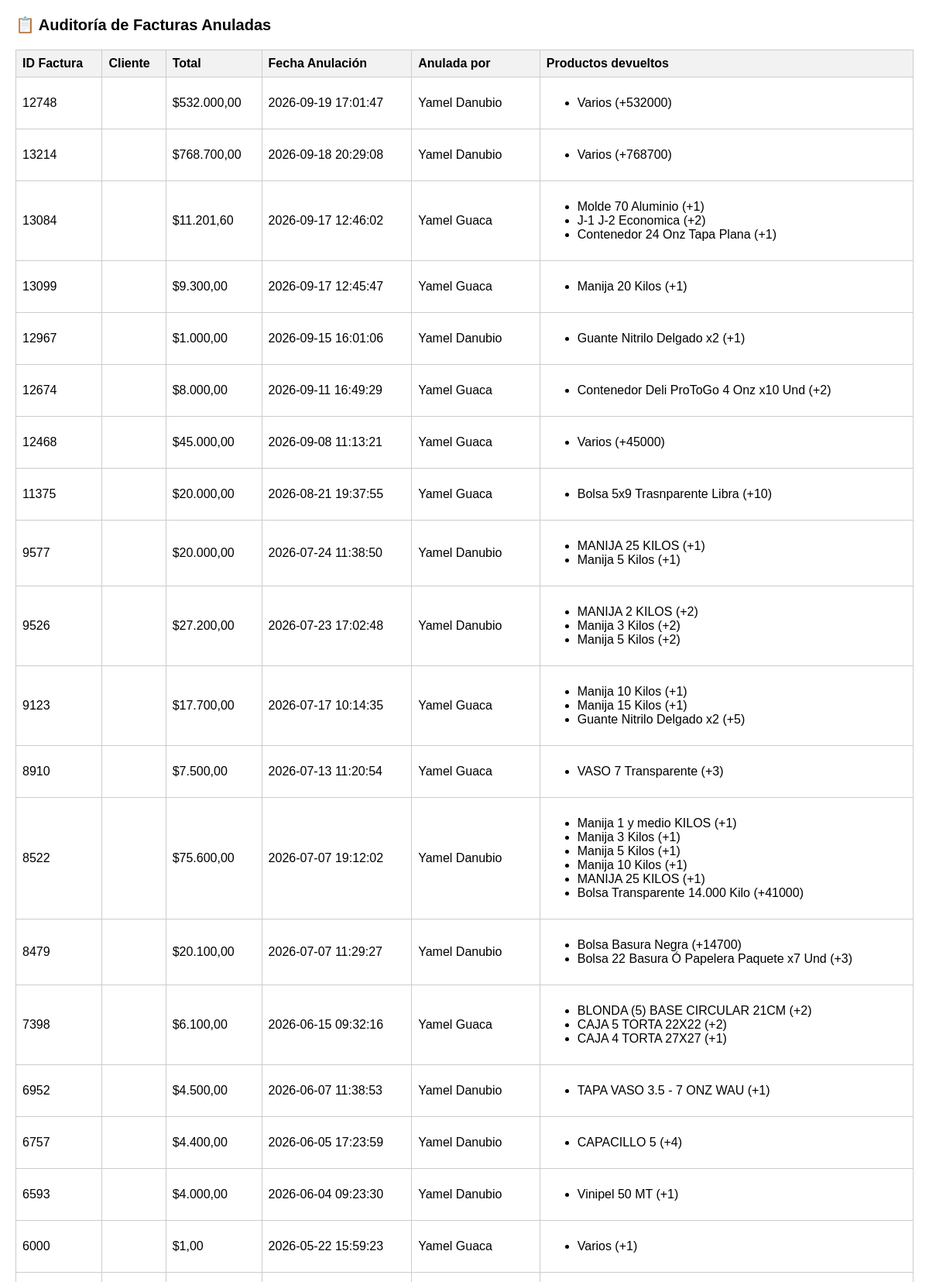
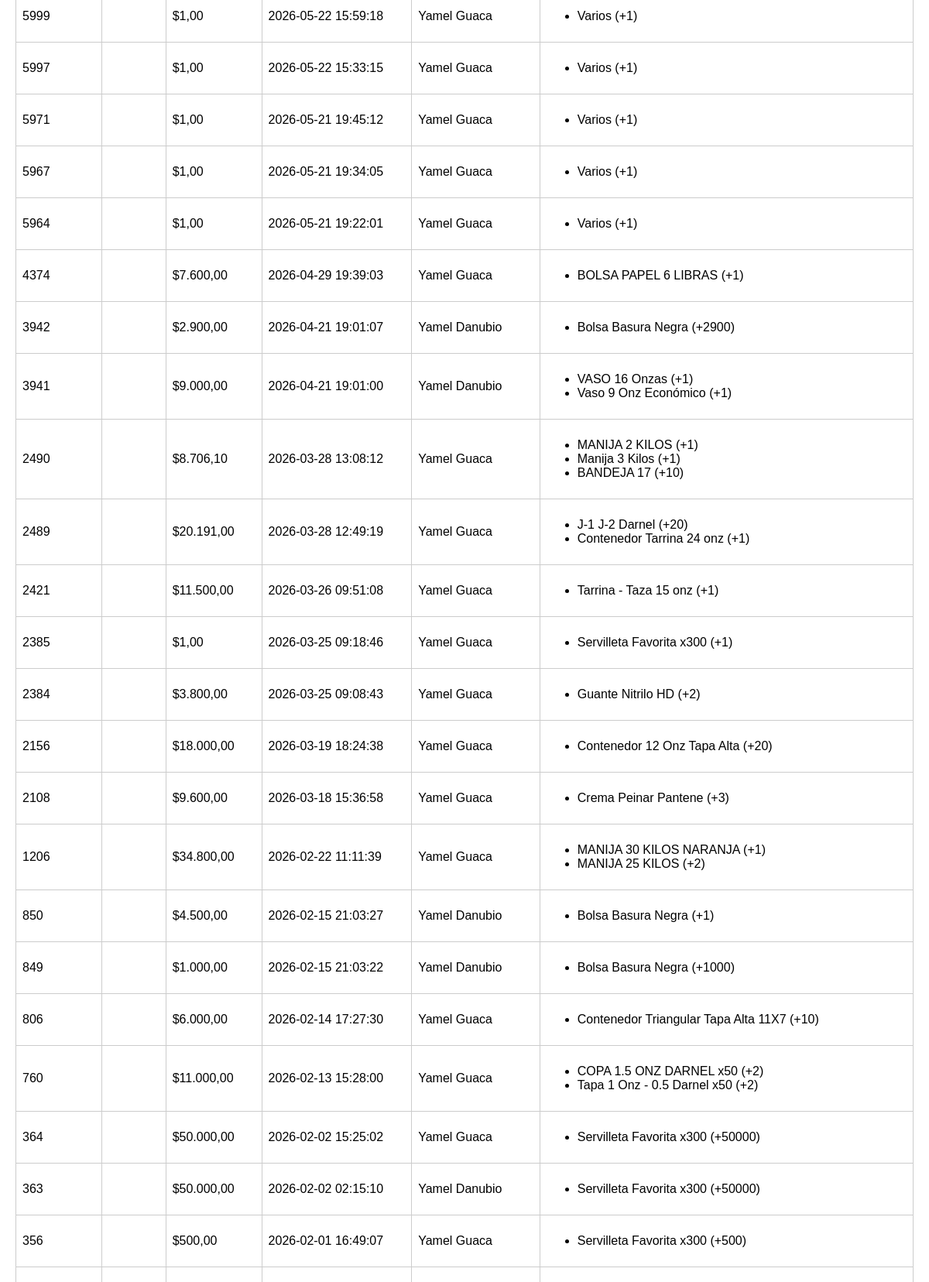
Page /admin/auditoria_facturas.php (signed in, upper part) on the earlier database version (2 pictures, top to bottom).
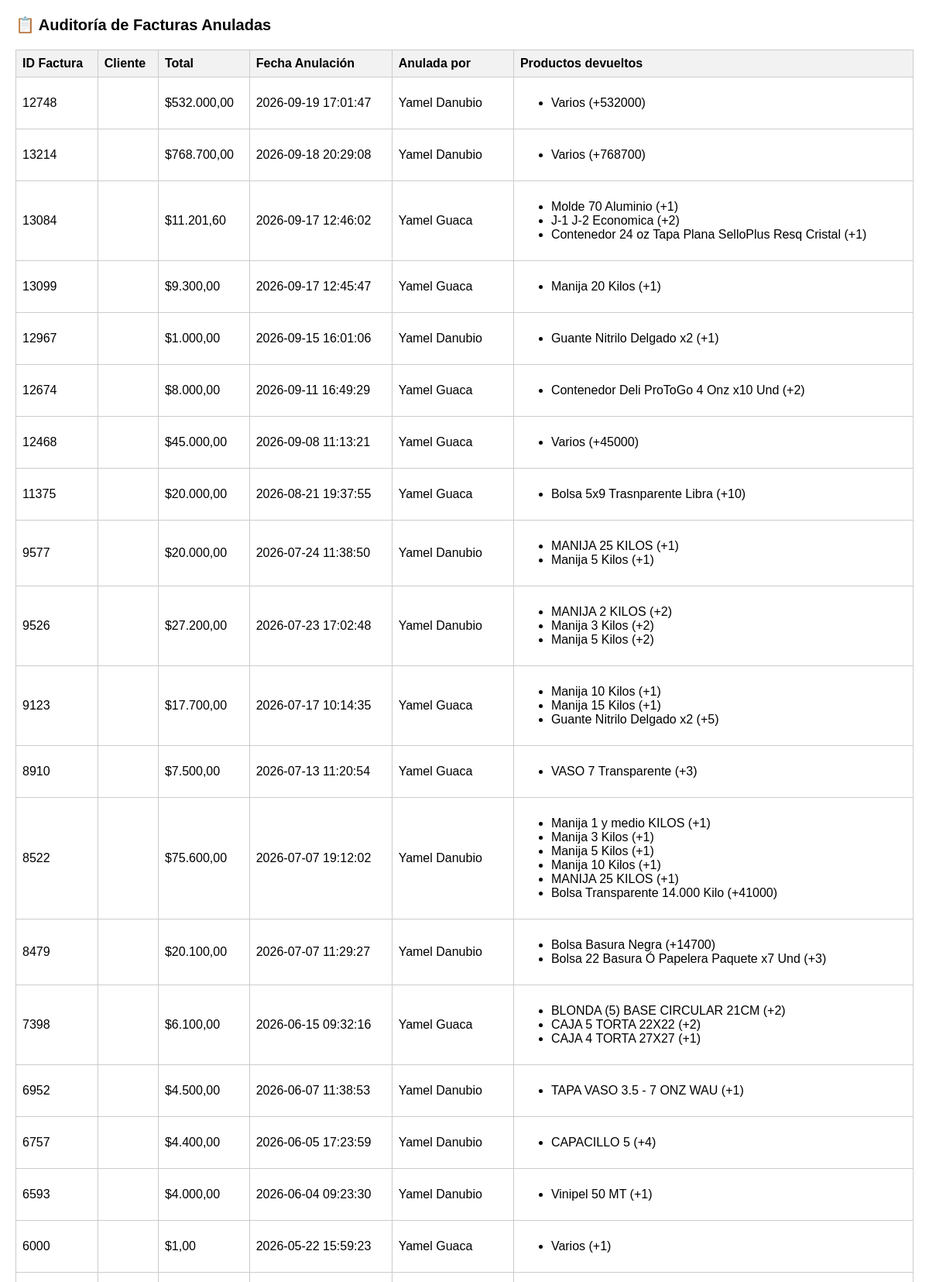
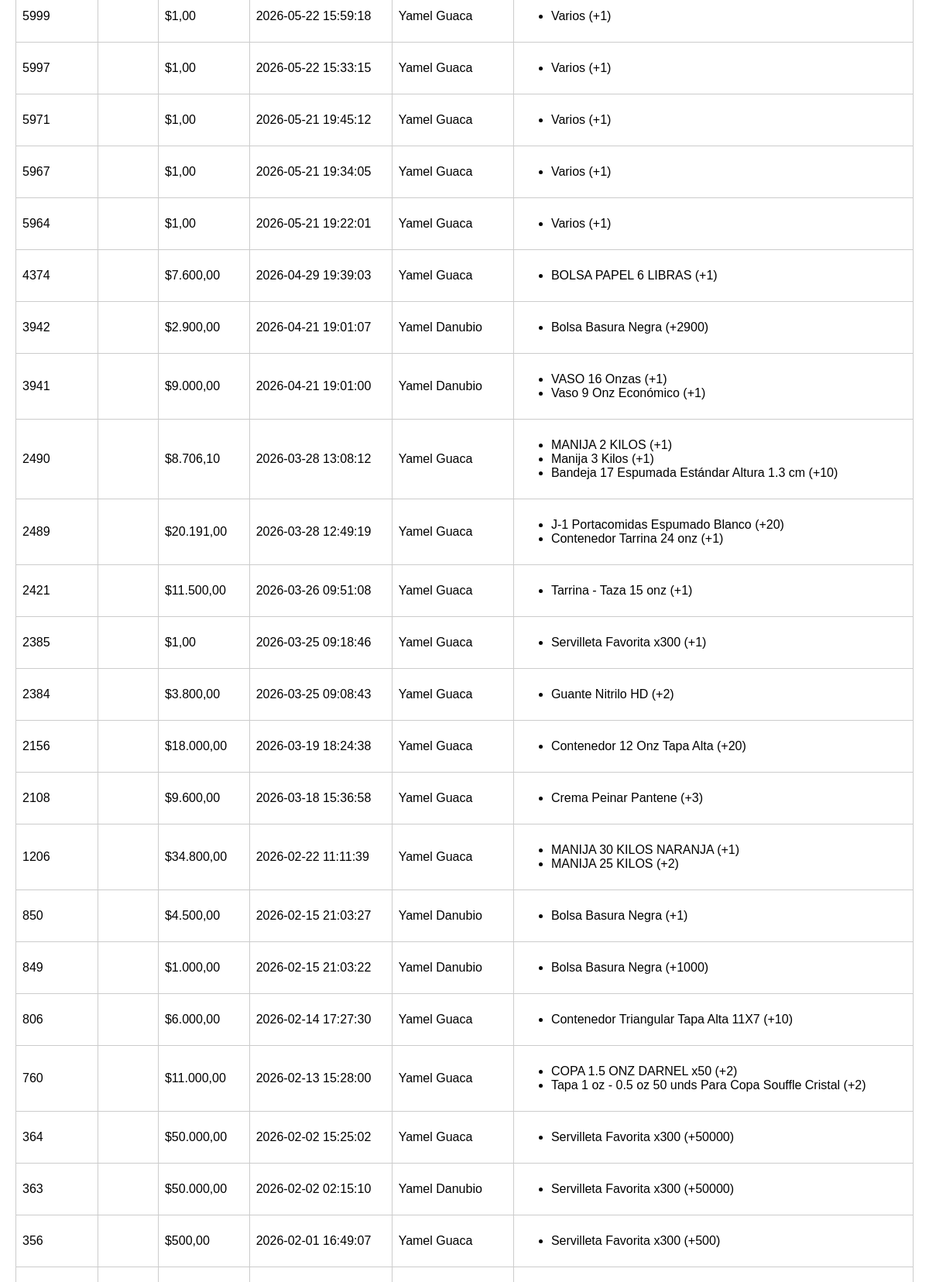
Same page on the later database version (2 pictures, top to bottom).
### tables this page shows
CREATE TABLE `order_cancellations_log` (
  `id` int(11) NOT NULL,
  `order_id` int(11) NOT NULL,
  `product_id` int(11) NOT NULL,
  `quantity` int(11) NOT NULL,
  `cancelled_by` int(11) NOT NULL,
  `cancelled_at` timestamp NOT NULL DEFAULT current_timestamp()
);

CREATE TABLE `products` (
  `id` int(11) NOT NULL,
  `category_id` int(11) DEFAULT NULL,
  `subcategory_id` int(11) DEFAULT NULL,
  `sku` int(11) NOT NULL,
  `image` varchar(255) DEFAULT NULL,
  `name` varchar(200) NOT NULL,
  `description` text DEFAULT NULL,
  `price` decimal(10,2) NOT NULL DEFAULT 0.00,
  `min_quantity` int(11) DEFAULT 0,
  `cost` decimal(10,2) NOT NULL DEFAULT 0.00,
  `tax_percent` decimal(5,2) DEFAULT 0.00,
  `active` tinyint(1) DEFAULT 1,
  `created_at` timestamp NOT NULL DEFAULT current_timestamp(),
  `cost_initial` decimal(12,2) DEFAULT 0.00,
  `packaging_type` varchar(50) DEFAULT 'unidad',
  `packaging_qty` int(11) DEFAULT 1,
  `iva_percent` decimal(5,2) DEFAULT 0.00,
  `margin_percent` decimal(5,2) DEFAULT 0.00,
  `price_unit` decimal(12,2) DEFAULT 0.00,
  `stock` int(11) DEFAULT 0,
  `rounding_enabled` tinyint(1) NOT NULL DEFAULT 1,
  `visible_web` tinyint(1) NOT NULL DEFAULT 1
);

### admin/auditoria_facturas.php (the view, shortened to what this page needs)
<?php
$pdo = DB::getConnection();
$stmt = $pdo->prepare("
    SELECT o.id, o.customer_name, o.total, o.cancelled_at, u.name AS cancelled_by
    FROM orders o
    LEFT JOIN users u ON u.id = o.cancelled_by
    WHERE o.status = 'cancelado'
    ORDER BY o.cancelled_at DESC
");
$stmt->execute();
$orders = $stmt->fetchAll(PDO::FETCH_ASSOC);
?>
<!doctype html>
<html lang="es">
<head>
</head>
<body>
<h1>📋 Auditoría de Facturas Anuladas</h1>
<table>
    <thead>
        <tr>
            <th>ID Factura</th>
            <th>Cliente</th>
            <th>Total</th>
            <th>Fecha Anulación</th>
            <th>Anulada por</th>
            <th>Productos devueltos</th>
        </tr>
    </thead>
    <tbody>
    <?php foreach ($orders as $order): ?>
        <tr>
            <td><?= htmlspecialchars($order['id']) ?></td>
            <td><?= htmlspecialchars($order['customer_name']) ?></td>
            <td>$<?= number_format($order['total'], 2, ",", ".") ?></td>
            <td><?= htmlspecialchars($order['cancelled_at']) ?></td>
            <td><?= htmlspecialchars($order['cancelled_by']) ?></td>
            <td>
                <?php
                $stmtItems = $pdo->prepare("
                    SELECT l.product_id, l.quantity, p.name
                    FROM order_cancellations_log l
                    LEFT JOIN products p ON p.id = l.product_id
                    WHERE l.order_id = ?
                ");
                $stmtItems->execute([$order['id']]);
                $items = $stmtItems->fetchAll(PDO::FETCH_ASSOC);
                if ($items) {
                    echo "<ul>";
                    foreach ($items as $item) {
                        echo "<li>" . htmlspecialchars($item['name']) . " (+" . intval($item['quantity']) . ")</li>";
                    }
                    echo "</ul>";
                } else {
                    echo "Sin detalle";
                }
                ?>
            </td>
        </tr>
    <?php endforeach; ?>
    </tbody>
</table>
</body>
</html>

Differences in the rows shown:
changed through a linked row, order_cancellations_log: product.name "Contenedor 24 Onz Tapa Plana" → "Contenedor 24 oz Tapa Plana SelloPlus Resq Cristal"
changed through a linked row, order_cancellations_log: product.name "BANDEJA 17" → "Bandeja 17 Espumada Estándar Altura 1.3 cm"
changed through a linked row, order_cancellations_log: product.name "J-1 J-2 Darnel" → "J-1 Portacomidas Espumado Blanco"
changed through a linked row, order_cancellations_log: product.name "Tapa 1 Onz - 0.5 Darnel x50" → "Tapa 1 oz - 0.5 oz 50 unds Para Copa Souffle Cristal"
